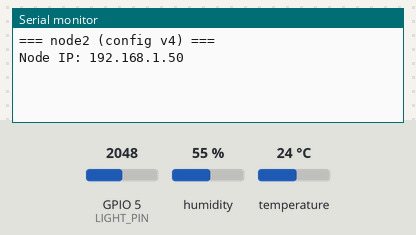
The sketch below on a simulated ESP32. Shown: the last lines printed to the serial monitor. Inputs (shaded band) come from the test bench; at power-on: humidity 55 %, GPIO 5 (LIGHT_PIN) = 2048, temperature 24 °C (analog values on the 0–4095 scale). WiFi joins after 1.5 s; servers stay silent unless stated; uploads are accepted with an empty reply.

Above: at 3.2 s.
3.3 s: humidity set to 22 %
At 6.1 s:
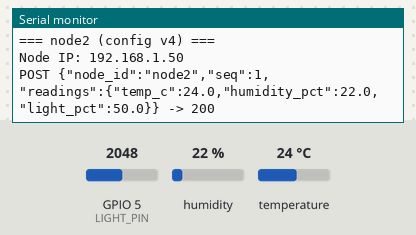
11.7 s: GPIO 5 (LIGHT_PIN) set to 2866
At 12.4 s:
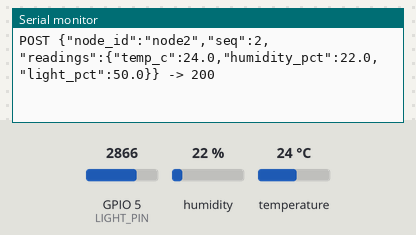
13.2 s: temperature set to 12 °C
14.7 s: GPIO 5 (LIGHT_PIN) set to 3603
At 16.0 s:
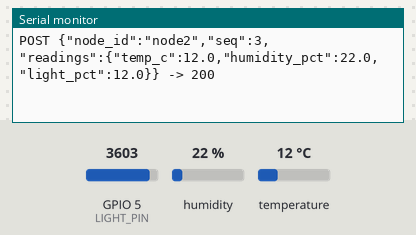

The sketch:

node2.ino
```cpp
#include <WiFi.h>
#include <HTTPClient.h>
#include <WebServer.h>
#include <ArduinoJson.h>
#include <DHT.h>
#include "config.h"

#define DHT_PIN      4
#define LIGHT_PIN    5
#define DHT_TYPE     DHT22
#define LIGHT_INVERT 1

constexpr uint32_t POST_TIMEOUT_MS = 3000;
constexpr uint32_t WIFI_RETRY_MS   = 5000;

DHT dht(DHT_PIN, DHT_TYPE);
WebServer server(HTTP_PORT);

String   dataUrl;
uint32_t lastSend = 0, lastWifiTry = 0, seq = 0;

// ---------- Sensors ----------
float readLightPct() {
  long sum = 0;
  for (int i = 0; i < 8; i++) sum += analogRead(LIGHT_PIN);   // average to reduce noise
  float pct = (sum / 8.0f) / 4095.0f * 100.0f;                // 12-bit ADC -> 0-100 %
  if (LIGHT_INVERT) pct = 100.0f - pct;
  return pct;
}

// ---------- Uplink ----------
void sendReading() {
  if (WiFi.status() != WL_CONNECTED) return;

  float t = dht.readTemperature();
  float h = dht.readHumidity();
  if (isnan(t) || isnan(h) || t < TEMP_MIN_C || t > TEMP_MAX_C ||
      h < HUMIDITY_MIN_PCT || h > HUMIDITY_MAX_PCT) {
    Serial.println("DHT22 read invalid, not sent");
    return;
  }
  float light = readLightPct();

  JsonDocument doc;
  doc["node_id"] = NODE2_ID;
  doc["seq"] = ++seq;
  JsonObject r = doc["readings"].to<JsonObject>();
  r["temp_c"]       = serialized(String(t, 1));
  r["humidity_pct"] = serialized(String(h, 1));
  r["light_pct"]    = serialized(String(light, 1));
  String body;
  serializeJson(doc, body);

  HTTPClient http;
  http.setConnectTimeout(POST_TIMEOUT_MS);
  http.setTimeout(POST_TIMEOUT_MS);
  http.begin(dataUrl);
  http.addHeader("Content-Type", "application/json");
  int code = http.POST(body);
  Serial.printf("POST %s -> %d\n", body.c_str(), code);
  if (code > 0 && code != 200) Serial.println(http.getString());
  http.end();
}

// ---------- Downlink: this node has no actuator, so every command is rejected ----------
void handleCmd() {
  JsonDocument doc;
  const char* cmdId = "";
  if (!deserializeJson(doc, server.arg("plain"))) cmdId = doc["cmd_id"] | "";
  JsonDocument r;
  r["cmd_id"] = cmdId;
  r["status"] = "rejected";
  r["error"]  = "node2 has no actuator";
  String out;
  serializeJson(r, out);
  server.send(400, "application/json", out);
}

// ---------- Wi-Fi ----------
void connectWifi() {
  WiFi.mode(WIFI_STA);
  WiFi.setSleep(false);
  WiFi.config(NODE2_IP, GW_AP_IP, GW_AP_SUBNET);
  WiFi.begin(GW_AP_SSID, GW_AP_PASSWORD);
}

void setup() {
  Serial.begin(115200);
  delay(500);
  Serial.printf("\n=== %s (config v%d) ===\n", NODE2_ID, CONFIG_VERSION);

  dht.begin();
  analogReadResolution(12);

  dataUrl = String("http://") + GW_AP_IP.toString() + EP_DATA;

  connectWifi();
  uint32_t t = millis();
  while (WiFi.status() != WL_CONNECTED && millis() - t < 15000) delay(500);
  Serial.print("Node IP: ");
  Serial.println(WiFi.localIP());

  server.on(EP_CMD, HTTP_POST, handleCmd);
  server.begin();
}

void loop() {
  server.handleClient();

  if (WiFi.status() != WL_CONNECTED && millis() - lastWifiTry >= WIFI_RETRY_MS) {
    lastWifiTry = millis();
    Serial.println("Wi-Fi lost, reconnecting...");
    WiFi.disconnect();
    WiFi.begin(GW_AP_SSID, GW_AP_PASSWORD);
  }

  if (millis() - lastSend >= NODE_POST_INTERVAL_MS) {
    lastSend = millis();
    sendReading();
  }
}
```

config.h
```cpp
#pragma once
#include <WiFi.h>   // provides the IPAddress type

#define CONFIG_VERSION 4

// ---------------------------------------------------------------------
// Local sensor network (the gateway's AP side)
// ---------------------------------------------------------------------
#define GW_AP_SSID         "EE4216-grp4"
#define GW_AP_PASSWORD     "password4216"
#define GW_AP_CHANNEL      6
#define GW_AP_MAX_CLIENTS  4

const IPAddress GW_AP_IP     (192, 168, 4, 1);
const IPAddress GW_AP_SUBNET (255, 255, 255, 0);
const IPAddress NODE1_IP     (192, 168, 4, 11);
const IPAddress NODE2_IP     (192, 168, 4, 12);

#define HTTP_PORT 80

// Node identifiers (sent inside every JSON message)
#define NODE1_ID "node1"   // HC-SR04 (distance) + RGB LED stick
#define NODE2_ID "node2"   // DHT22 (temperature + humidity) + Light sensor module

// HTTP endpoints
#define EP_DATA   "/api/data"     // node -> gateway, POST, sensor readings
#define EP_CMD    "/api/cmd"      // gateway -> node, POST, actuator command
#define EP_STATUS "/api/status"   // dashboard -> gateway, GET, everything the page shows

// Timing (milliseconds)
constexpr uint32_t NODE_POST_INTERVAL_MS    = 5000;   // how often each node posts
constexpr uint32_t NODE_STALE_MS            = 12000;  // missed ~2 posts: data is "stale"
constexpr uint32_t NODE_OFFLINE_MS          = 30000;  // missed ~6 posts: node is "offline"
constexpr uint32_t CMD_HTTP_TIMEOUT_MS      = 3000;   // gateway gives up waiting for a node ack
constexpr uint32_t MQTT_PUBLISH_INTERVAL_MS = 20000;  // ThingSpeak free tier allows ~1 update / 15 s

// Validation ranges. Both sides use these: nodes can skip obviously bad
// reads, and the gateway rejects anything outside them with HTTP 400.
// Ranges come from each sensor's datasheet limits.
constexpr float TEMP_MIN_C       = -40.0f, TEMP_MAX_C       = 80.0f;   // DHT22
constexpr float HUMIDITY_MIN_PCT =   0.0f, HUMIDITY_MAX_PCT = 100.0f;  // DHT22
constexpr float DISTANCE_MIN_CM  =   2.0f, DISTANCE_MAX_CM  = 400.0f;  // HC-SR04
constexpr float LIGHT_MIN_PCT    =   0.0f, LIGHT_MAX_PCT    = 100.0f;  // light sensor, scaled to %
```

Measured:
- after the input at 3.3 s, the serial monitor: prints a new line after 1.9 s (image 1)
- after the input at 14.7 s, the serial monitor: prints a new line after 0.51 s (image 3)
